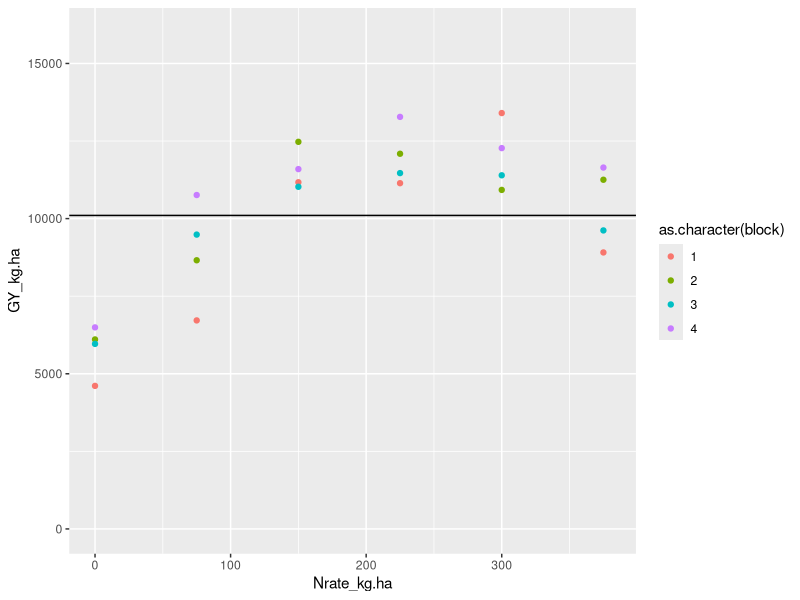

R code for this plot: (Note: this script raises an error after producing the figure.)
## ---- chunk 1
library(tidyverse)
library(lme4)
library(nlme)
## ---- chunk 2
df <- read.csv("../Data/Nfer_Corn.csv")
# df <- read.csv("../CiampittiLab_Rcourse_24/Data/Nfer_Corn.csv")

summary(df)
glimpse(df)
## ---- chunk 3
df %>% 
  ggplot(aes(Nrate_kg.ha,GY_kg.ha)) +
  geom_point(aes(color=as.character(block))) +
  scale_x_continuous(limits = c(0,380))+
  scale_y_continuous(limits = c(0,16000)) +
  geom_hline(yintercept = mean(df$GY_kg.ha))
## ---- chunk 4
df <- df %>% 
  mutate(across(c(block,Nrate_kg.ha),as.factor))
## ---- chunk 5
m1_random <- lmer(GY_kg.ha ~ (1|Nrate_kg.ha),
     data = df)

summary(m1_random)
## ---- chunk 6
m1_rand_nlme <- nlme::lme(GY_kg.ha ~ 1, random = ~1|Nrate_kg.ha,
          data = df)

summary(m1_rand_nlme)
## ---- chunk 7
5554430/(5554430+1290905)
## ---- chunk 8
N0_mean = as.numeric(df %>% 
  filter(Nrate_kg.ha == "0") %>% 
  summarise(N0_mean = mean(GY_kg.ha)))

# Getting \hat\upsilon_i
hat_ups = (5554430/(5554430+1290905/4))*(N0_mean - mean(df$GY_kg.ha))
hat_ups

# Getting the BLUP for N0
10102.5+hat_ups
## ---- chunk 9
# Getting upsilon hat
ranef(m1_random)

# Getting the BLUPs
predict(m1_random)
## ---- chunk 10
m2_random <- lmer(GY_kg.ha ~ (1|Nrate_kg.ha) + (1|block),
     data = df)

summary(m2_random)
## ---- chunk 11
# Getting upsilon hat
ranef(m2_random)

# Getting the BLUPs
predict(m2_random)
## ---- chunk 12
(5642072+350545)/(5642072+350545+940360)
## ---- chunk 13
m1_mixed <- lmer(GY_kg.ha ~ Nrate_kg.ha + (1|block),
     data = df)

summary(m1_mixed)
## ---- chunk 14
ranef(m1_mixed)
## ---- chunk 15
predict(m1_mixed)
## ---- chunk 16
m1_fixed <- lm(GY_kg.ha ~ Nrate_kg.ha + block,
     data = df)

summary(m1_fixed)
## ---- chunk 17
car::Anova(m1_mixed, type="II")
car::Anova(m1_fixed, type="II")
## ---- chunk 18
df_corn <- read.csv("../Data/Corn_KN_KW_Yield.csv") %>% 
  mutate(across(c(StudyId,WaterCond), as.factor),
         Yield = Yield*1000)

df_corn
## ---- chunk 19
df_corn %>% 
  group_by(StudyId) %>% 
  count(YOR)
  distinct(YOR)
## ---- chunk 20
fill_color <- scale_fill_manual(values = c("1"="#922b21","2"="#76448a","3"="#2471a3","4"="#17a589","5"="#cd1dc5",
                              "6"="#d4ac0d","7"="#ca6f1e","8"="#797d7f","9"="#fa2c2c","10"="#3deb1e")
                   )

colors <- scale_color_manual(values = c("1"="#922b21","2"="#76448a","3"="#2471a3","4"="#17a589","5"="#cd1dc5",
                              "6"="#d4ac0d","7"="#ca6f1e","8"="#797d7f","9"="#fa2c2c","10"="#3deb1e")
                   )
## ---- chunk 21
df_corn %>% 
  ggplot(aes(YOR,Yield)) +
  geom_point(aes(fill = StudyId),
             shape = 21,
             size = 4, alpha = 0.7) +
  fill_color +
  scale_x_continuous(limits = c(1940,2015))+
  scale_y_continuous(limits = c(0,21000)) +
  theme_bw()
## ---- chunk 22
options(scipen = 999)

m3_RI <- lmer(Yield ~ YOR + (1|StudyId),
     data = df_corn)

summary(m3_RI)

## ---- chunk 23
df_ups_BLUP <- as.data.frame(ranef(m3_RI)) %>%
           select(grp,condval) %>%
           rename(StudyId = grp, upsi.hat = condval) %>% 
           mutate(BLUP_int = m3_RI@beta[1]+upsi.hat,
                  slope = m3_RI@beta[2])

df_ups_BLUP

## ---- chunk 24
df_list <- list()

for (i in c(as.factor(df_corn$StudyId))) {
  
  df_list[[i]] <-  filter(df_ups_BLUP,
         StudyId == i
         ) %>% 
    cross_join(.,
               data.frame(YOR = seq(min(df_corn$YOR),
                                    max(df_corn$YOR), 
                                    1))
               )
  
}

df_to_plot <- reduce(df_list,bind_rows) %>%
  mutate(Ey_hat = BLUP_int+slope*YOR)
  
## ---- chunk 25
df_corn %>% 
  ggplot(aes(YOR,Yield)) +
  geom_point(aes(fill = StudyId),
             shape = 21,
             size = 4, alpha = 0.7) +
  fill_color +
  # Show the lines per study
  geom_line(data = df_to_plot,
            aes(YOR,Ey_hat,
                group = StudyId,
                color = StudyId),
            linetype = "twodash",
            linewidth = 1
            ) +
  colors+
  # Show the expected line
  geom_line(data = tibble(YOR = seq(min(df_corn$YOR),
                                        max(df_corn$YOR), 
                                        1),
                              Ey_hat = m3_RI@beta[1]+m3_RI@beta[2]*YOR
                              ),
            aes(YOR, Ey_hat),
            linetype = "solid",
            linewidth = 1
            ) +
  scale_x_continuous(limits = c(1940,2015))+
  scale_y_continuous(limits = c(0,21000)) +
  theme_bw()
